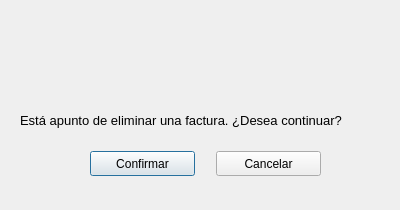
<?xml version="1.0" encoding="UTF-8"?>
<ui version="4.0">
 <class>dlgDeleteFactura</class>
 <widget class="QDialog" name="dlgDeleteFactura">
  <property name="geometry">
   <rect>
    <x>0</x>
    <y>0</y>
    <width>400</width>
    <height>210</height>
   </rect>
  </property>
  <property name="windowTitle">
   <string>Confirmación </string>
  </property>
  <property name="modal">
   <bool>true</bool>
  </property>
  <widget class="QLabel" name="lblMain">
   <property name="geometry">
    <rect>
     <x>20</x>
     <y>110</y>
     <width>341</width>
     <height>20</height>
    </rect>
   </property>
   <property name="font">
    <font>
     <family>MS Shell Dlg 2</family>
     <pointsize>10</pointsize>
     <weight>62</weight>
     <italic>false</italic>
     <bold>true</bold>
    </font>
   </property>
   <property name="layoutDirection">
    <enum>Qt::LeftToRight</enum>
   </property>
   <property name="styleSheet">
    <string notr="true">font: 500 10pt &quot;MS Shell Dlg 2&quot;;</string>
   </property>
   <property name="text">
    <string>Está apunto de eliminar una factura. ¿Desea continuar?</string>
   </property>
   <property name="alignment">
    <set>Qt::AlignLeading|Qt::AlignLeft|Qt::AlignVCenter</set>
   </property>
  </widget>
  <widget class="QWidget" name="layoutWidget">
   <property name="geometry">
    <rect>
     <x>90</x>
     <y>150</y>
     <width>231</width>
     <height>27</height>
    </rect>
   </property>
   <layout class="QHBoxLayout" name="horizontalLayout">
    <item>
     <widget class="QPushButton" name="btnConfirmar">
      <property name="minimumSize">
       <size>
        <width>105</width>
        <height>25</height>
       </size>
      </property>
      <property name="styleSheet">
       <string notr="true">font: 500 10pt &quot;MS Shell Dlg 2&quot;;</string>
      </property>
      <property name="text">
       <string>Confirmar</string>
      </property>
      <property name="icon">
       <iconset>
        <normaloff>../img/verified.png</normaloff>../img/verified.png</iconset>
      </property>
     </widget>
    </item>
    <item>
     <spacer name="horizontalSpacer">
      <property name="orientation">
       <enum>Qt::Horizontal</enum>
      </property>
      <property name="sizeHint" stdset="0">
       <size>
        <width>40</width>
        <height>20</height>
       </size>
      </property>
     </spacer>
    </item>
    <item>
     <widget class="QPushButton" name="btnCancelar">
      <property name="minimumSize">
       <size>
        <width>105</width>
        <height>25</height>
       </size>
      </property>
      <property name="styleSheet">
       <string notr="true">font: 500 10pt &quot;MS Shell Dlg 2&quot;;</string>
      </property>
      <property name="text">
       <string>Cancelar</string>
      </property>
      <property name="icon">
       <iconset>
        <normaloff>../img/cancel.png</normaloff>../img/cancel.png</iconset>
      </property>
     </widget>
    </item>
   </layout>
  </widget>
  <widget class="QLabel" name="imgAviso">
   <property name="geometry">
    <rect>
     <x>160</x>
     <y>30</y>
     <width>81</width>
     <height>61</height>
    </rect>
   </property>
   <property name="text">
    <string/>
   </property>
   <property name="pixmap">
    <pixmap>../img/warning.png</pixmap>
   </property>
   <property name="scaledContents">
    <bool>true</bool>
   </property>
  </widget>
 </widget>
 <resources/>
 <connections/>
</ui>
